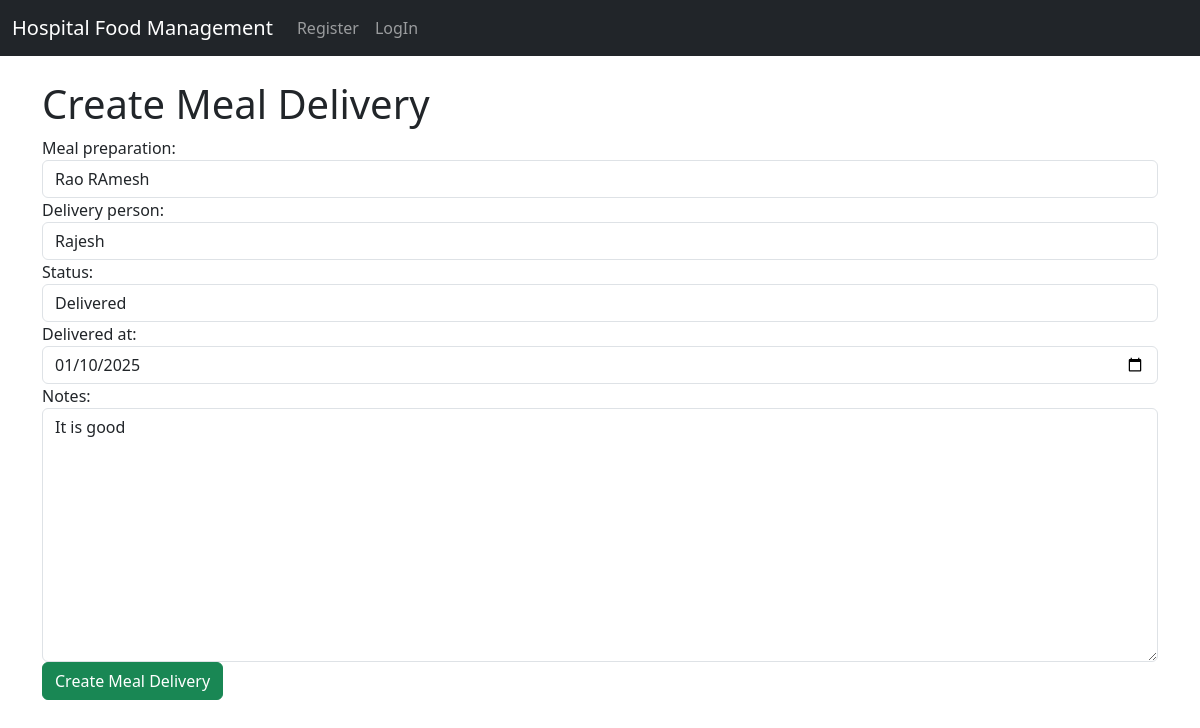
The app's page /delivery/meal_preparation_update_/2/ with its own data.
### delivery/models.py (models this page shows, shortened)
class MealDelivery(models.Model):
    meal_preparation = models.ForeignKey('pantry.MealPreparation', on_delete=models.CASCADE)
    delivery_person = models.ForeignKey(DeliveryPersonnel, on_delete=models.SET_NULL, null=True)
    status = models.CharField(max_length=15, choices=[('Pending', 'Pending'), ('Delivered', 'Delivered')], default='Pending')
    delivered_at = models.DateTimeField(blank=True, null=True)
    notes = models.TextField(blank=True, null=True)

### delivery/views.py (the view)
# urls.py: path('meal_preparation_update_/<int:id>/',views.meal_preparation_update_,name='meal_preparation_update_'),
def meal_preparation_update_(request,id):
    meal_preparation_get = MealDelivery.objects.get(id=id)
    form = MealDeliveryForm(instance=meal_preparation_get)
    if request.method=='POST':
        form = MealDeliveryForm(request.POST,instance=meal_preparation_get)
        if form.is_valid():
            form.save()
            return redirect('meals_list')
    context = {
        'form':form
    }
    return render(request,'delivery/meal_delivery_form.html',context)

### delivery/forms.py
class MealDeliveryForm(forms.ModelForm):
    class Meta:
        model = MealDelivery
        fields = '__all__'
        widgets = {
            'meal_preparation':forms.Select(attrs={'class':'form-control'}),
            'delivery_person':forms.Select(attrs={'class':'form-control'}),
            'status':forms.Select(attrs={'class':'form-control'}),
            'delivered_at':forms.DateInput(attrs={'class':'form-control', 'type': 'date',}),
            'notes':forms.Textarea(attrs={'class':'form-control'}),
        }

### delivery/models.py (called while the page is built)
    def __str__(self):
        return self.name

### pantry/models.py (called while the page is built)
    def __str__(self):
        return self.name

    def __str__(self):
        return str(self.prepared_by)

### templates/delivery/meal_delivery_form.html (shortened to what this page needs)
{% extends "base.html" %}
{% block content %}
<h1>Create Meal Delivery</h1>
<form method="post" >
    {{ form }}
    <button type="submit" class="btn btn-success">Create Meal Delivery</button>
</form>
{% endblock %}

### records on screen
MealDelivery: meal_preparation "Rao RAmesh", delivery_person "Rajesh", status "Delivered", delivered_at "01/10/2025", notes "It is good"
